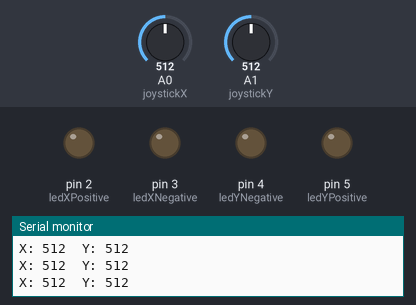
A program run on a simulated Arduino Uno, built with avr-gcc and run on an emulated ATmega328P. Parts: output pins drawn as LEDs (lit = HIGH), the last lines printed to the serial monitor. The test bench sets the inputs (shaded band); at power-on: A0 (joystickX) = 512, A1 (joystickY) = 512.

Above: at 1.2 s.
1.3 s: A0 (joystickX) set to 319
2.8 s: A0 (joystickX) set to 305
At 3.8 s:
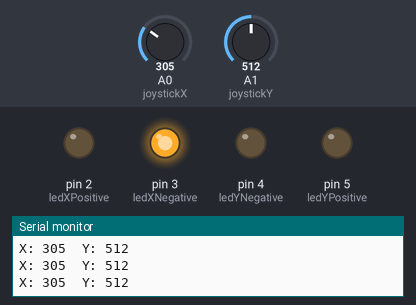
4.3 s: A1 (joystickY) set to 694
5.8 s: A1 (joystickY) set to 724
At 6.8 s:
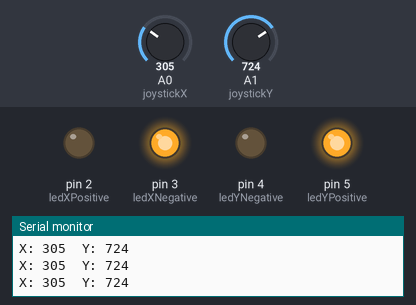
7.3 s: A0 (joystickX) set to 511
At 8.5 s:
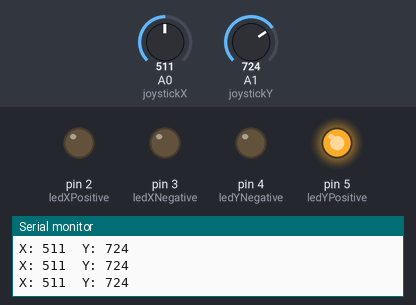
8.8 s: A1 (joystickY) set to 0
At 9.8 s:
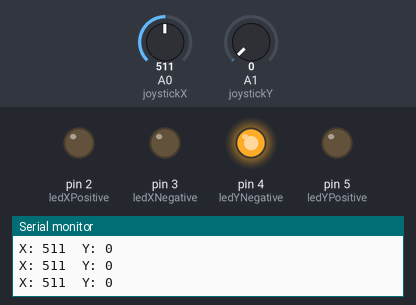
Timing chart, 0 to 11.3 s (numbered marks = the images above; inputs shaded):
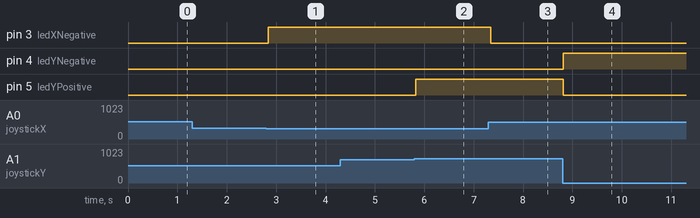

The program:

main.cpp
```cpp
#include <Arduino.h>

const int ledXPositive = 2;
const int ledXNegative = 3;
const int ledYPositive = 5;
const int ledYNegative = 4;

const int joystickX = A0;
const int joystickY = A1;

const int threshold = 200;
const int centerValue = 512;

void controlLEDs(int axisValue, int posPin, int negPin);

void setup() {
  pinMode(ledXPositive, OUTPUT);
  pinMode(ledXNegative, OUTPUT);
  pinMode(ledYPositive, OUTPUT);
  pinMode(ledYNegative, OUTPUT);

  Serial.begin(9600);
}

void loop() {
  int xValue = analogRead(joystickX);
  int yValue = analogRead(joystickY);

  Serial.print("X: ");
  Serial.print(xValue);
  Serial.print("\tY: ");
  Serial.println(yValue);

  controlLEDs(xValue, ledXPositive, ledXNegative);
  controlLEDs(yValue, ledYPositive, ledYNegative);

  delay(50);
}

void controlLEDs(int axisValue, int posPin, int negPin) {
  if (axisValue > centerValue + threshold) {
    digitalWrite(posPin, HIGH);
    digitalWrite(negPin, LOW);
  }
  else if (axisValue < centerValue - threshold) {
    digitalWrite(posPin, LOW);
    digitalWrite(negPin, HIGH);
  }
  else {
    digitalWrite(posPin, LOW);
    digitalWrite(negPin, LOW);
  }
}
```

Measured:
- the behaviour switches between 312 and 311 on A0 (joystickX) (found by bisection; images 0 and 1)
- the behaviour switches between 712 and 713 on A1 (joystickY) (found by bisection; images 1 and 2)
- after the input at 2.8 s, pin 3 (ledXNegative): LOW → HIGH at once
- after the input at 5.8 s, pin 5 (ledYPositive): LOW → HIGH at once
- after the input at 7.3 s, pin 3 (ledXNegative): HIGH → LOW at once
- after the input at 8.8 s, pin 4 (ledYNegative): LOW → HIGH at once; pin 5 (ledYPositive): HIGH → LOW at once
